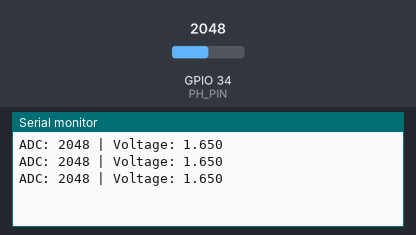
Recording of a sketch running on a simulated ESP32. On the bench: the last lines printed to the serial monitor. The inputs (shaded band) are chosen by the test bench; at power-on: GPIO 34 (PH_PIN) = 2048.

Above: at 1.3 s.
1.4 s: GPIO 34 (PH_PIN) set to 2866
At 1.9 s:
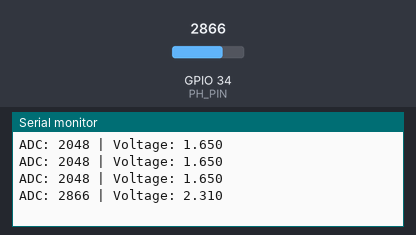
2.9 s: GPIO 34 (PH_PIN) set to 3603
At 3.4 s:
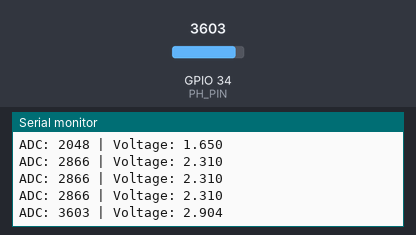
Timing chart, 0 to 5.9 s (numbered marks = the images above; inputs shaded):
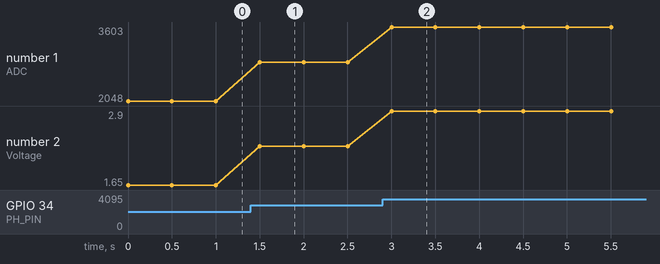

The sketch:

reset_2.5v_ph7.01.ino
```cpp
#define PH_PIN 34

void setup()
{
  Serial.begin(115200);
  pinMode(PH_PIN, INPUT);
}

void loop()
{
  int adc = analogRead(PH_PIN);

  float voltage = adc * (3.3 / 4095.0);

  Serial.print("ADC: ");
  Serial.print(adc);

  Serial.print(" | Voltage: ");
  Serial.println(voltage, 3);

  delay(500);
}
```

Measured:
- after the input at 1.4 s, the serial monitor: prints a new line after 0.10 s (image 1)
- after the input at 2.9 s, the serial monitor: prints a new line after 0.10 s (image 2)
- plotted number 1: 2048 → 2866 after the input at 1.4 s, 2866 → 3603 after the input at 2.9 s
- plotted number 2: 1.65 → 2.31 after the input at 1.4 s, 2.31 → 2.9 after the input at 2.9 s
